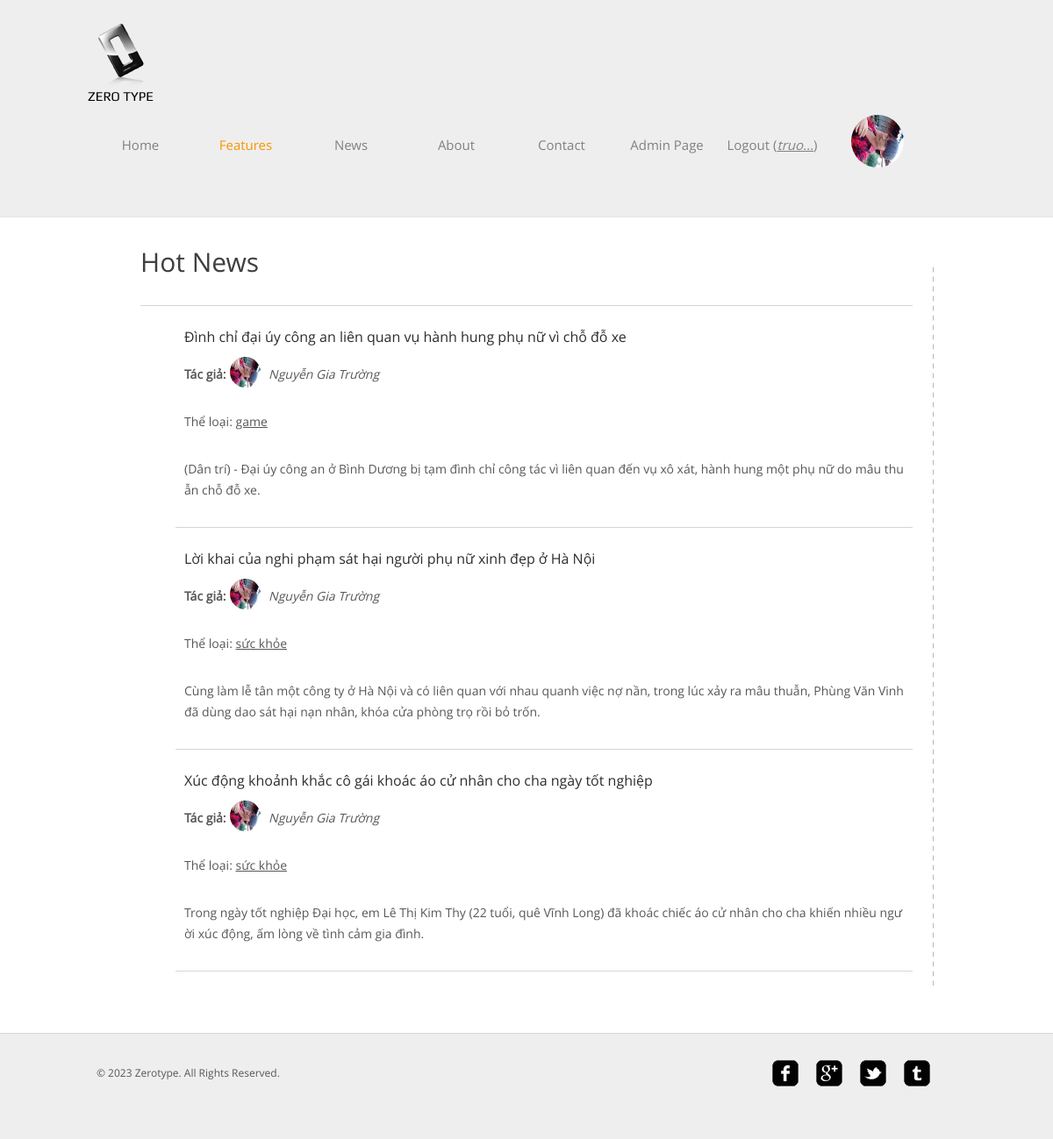
The page /features.php (signed in) on the database its author committed.
### tables this page shows
CREATE TABLE `user` (
  `id` int(11) NOT NULL,
  `email` varchar(100) NOT NULL,
  `username` varchar(100) NOT NULL,
  `password` varchar(100) NOT NULL,
  `avatar` varchar(255) NOT NULL,
  `fullname` varchar(255) NOT NULL,
  `gender` varchar(6) NOT NULL,
  `favorite` varchar(255) NOT NULL,
  `role` varchar(5) NOT NULL
);

CREATE TABLE `news` (
  `id` int(11) NOT NULL,
  `author` int(11) NOT NULL,
  `title` varchar(255) NOT NULL,
  `date` date NOT NULL,
  `short_content` text NOT NULL,
  `long_content` text NOT NULL,
  `status` int(11) NOT NULL,
  `category_id` int(11) NOT NULL
);

CREATE TABLE `category` (
  `id` int(11) NOT NULL,
  `name` varchar(255) NOT NULL
);

### controll.php (called while the page is built, shortened)
<?php
include('connect.php');
class AbstractQuery{
    public function convertShortContent($content){
        return strlen($content) < 4 ? $content : substr($content,0,4)."...";
    }
    public function getAvatarByUserId($id){
        global $conn;
        $sql="select avatar from user where id = $id";
        $run = mysqli_query($conn,$sql)->fetch_assoc();
        return $run;
    }
    public function loginGetValue($username,$password){
        global $conn;
        $sql="select * from user where username = '$username' and password = '$password'";
        $run = mysqli_query($conn,$sql);
        return $run;
    }
    public function loginWithCookie(){
        if(isset($_COOKIE['username']) && isset($_COOKIE['password'])) {
            $username= $_COOKIE['username'];
            $password= $_COOKIE['password'];
            $run = $this->loginGetValue($username,$password);
            return $run->num_rows > 0 ? $run : null;
        }
        return null;
    }
    public function getFullNameFromUserId($id){
        global $conn;
        $sql="select fullname from user where id=$id";
        $run = mysqli_query($conn,$sql);
        while($row = $run->fetch_assoc()) {
            return $row['fullname'];
        }
        return null;
    }
    public function getNewsByTop3(){
        global $conn;
        $sql="select * from news where status=1 order by date desc limit 0,3";
        $run = mysqli_query($conn,$sql);
        return $run;
    }
    public function getCategoryById($id){
        global $conn;
        $sql= "select * from category where id = $id";
        $run = mysqli_query($conn,$sql);
        return $run->fetch_assoc();
    }
}
?>

### features.php (the view, shortened to what this page needs)
<!DOCTYPE HTML>
<html>
<head>
	<link rel="stylesheet" href="css/style.css" type="text/css">
	<link rel="stylesheet" href="css/style2.css" type="text/css">
	<link rel="stylesheet" href="css/styleform.css" type="text/css">
</head>
<body>
	<div id="header">
		<div>
			<div class="logo">
				<a href="index.php">Zero Type</a>
			</div>
			<ul id="navigation">
				<li>
					<a href="index.php">Home</a>
				</li>
				<li class="active">
					<a href="features.php">Features</a>
				</li>
				<li>
					<a href="news.php">News</a>
				</li>
				<li >
					<a href="about.php">About</a>
				</li>
				<li>
					<a href="contact.php">Contact</a>
				</li>
				<?php
				include("filterwithcookie.php");
				?>
				<li>
				<div class="avatar">
                    <?php
                    global $query;
                    $run = $query->loginGetValue($_COOKIE['username'],$_COOKIE['password']);
                        if($run->num_rows > 0){
                            $row = $run->fetch_assoc();
                            echo "<a href='/zerotype/profile/updateProfile.php'><img src=".$row['avatar']." width='60' height='60' style='border-radius:50%;'></a>";
                        }
                    ?>
				</div>
				</li>
			</ul>
		</div>
	</div>
	<div id="contents">
		<div class="main">
			<h1>Hot News</h1>
			<ul class="posts">
			<?php
					$query = new AbstractQuery();
					$run = $query->getNewsByTop3();
					if($run){
						while($row = $run->fetch_assoc()) {
							echo "
							<li style='word-break: break-all;'>
								<h4 class='title'><a href='post.php?id=".$row['id']."'>".$row['title']."</a></h4>
								<p><b>Tác giả:</b><img width='35' height='35' style='border-radius:50%; margin:0 5px; margin-bottom:-10px;' src='".$query->getAvatarByUserId($row['author'])['avatar']."' > <i>".$query->getFullNameFromUserId($row['author'])."</i></p>
								<p>Thể loại: <a href='/zerotype/news.php?category_id=".$row['category_id']."'>"
								.$query->getCategoryById($row['category_id'])['name']
								."</a></p>
								<p>
									".$row['short_content']."
								</p>
							</li>
							";
						}
					}
				?>
			</ul>
		</div>
	</div>
	<div id="footer">
		<div class="clearfix">
			<div id="connect">
				<a href="http://freewebsitetemplates.com/go/facebook/" target="_blank" class="facebook"></a><a href="http://freewebsitetemplates.com/go/googleplus/" target="_blank" class="googleplus"></a><a href="http://freewebsitetemplates.com/go/twitter/" target="_blank" class="twitter"></a><a href="http://www.freewebsitetemplates.com/misc/contact/" target="_blank" class="tumbler"></a>
			</div>
			<p>
				© 2023 Zerotype. All Rights Reserved.
			</p>
		</div>
	</div>
</body>
</html>

### filterwithcookie.php
<?php
include("controll.php");
$query = new AbstractQuery();
$checkCookie = $query->loginWithCookie();
if($checkCookie != null){
    while($row = $checkCookie->fetch_assoc()) {
        if($row['role']=="ADMIN"){
            echo '<li>
            <a href="/zerotype/admin.php">Admin Page</a>
            </li>';
        }
        echo '<li>
        <a href="/zerotype/logoutcookie.php">Logout (<u><i>'.$query->convertShortContent($row['username']).'</i></u>)</a>
        </li>
        <style>
        #register,#login{
            display: none;
        }
        </style>';
        break;
    }
}
else
    header('Location: login.php');
?>

### css/style.css (style rules this page uses)
body { background-color: #fff; font-family: 'OpenSans'; margin: 0; }
img { border: 0; }
.clearfix:after, #contents:after { clear: both; content: ""; display: block; height: 1%; line-height: 0; visibility: hidden; }
#header { background-color: #eee; border-bottom: 1px solid #e6e6e6; padding: 27px 0; }
#header>div, #footer>div { width: 920px; margin: 0 auto; padding: 0 20px; }
#header .logo { float: left; margin-right: 20px; }
#header .logo a { background: url(../images/logo.png) no-repeat center top; color: #000; display: block; font: 15px/30px 'Play'; height: 20px; width: 76px; padding-top: 68px; text-decoration: none; text-transform: uppercase; }
#navigation { display: inline-block; list-style: none; line-height: 100px; margin: 0; padding: 0; }
#navigation li { float: left; width: 160px; text-align: center; }
#navigation li a { color: #818181; font-size: 15px; line-height: 30px; text-decoration: none; }
#navigation li.active a { color: #f99600; }
#contents { min-height: 510px; width: 880px; margin: 0 auto; padding: 54px 40px; }
h1 { color: #3e3e3e; font-size: 30px; font-weight: normal; line-height: 30px; margin: 0 0 30px; }
p { color: #585858; font-size: 16px; line-height: 24px; margin: 0 0 30px; }
p a { color: #585858; }
.main { float: left; background: url(../images/divider.png) repeat-y right top; min-height: 100px; width: 620px; padding-right: 24px; }
.main h1, .sidebar h1 { margin: 0 0 12px; position: relative; top: -18px; }
.posts { border-top: 1px solid #d5d5d5; }
.posts li { border-bottom: 1px solid #d5d5d5; padding: 24px 10px 0; }
.posts li p { font-size: 14px; }
.posts li .title { font-size: 16px; font-weight: normal; margin: 0 0 12px; }
.posts li .title a { color: #2c2c2c; font-size: 16px; text-decoration: none; }
#footer { background-color: #eee; border-top: 1px solid #d8d8d8; padding: 30px 0; }
#footer p { font-size: 12px; line-height: 30px; padding-left: 10px; }
#connect { float: right; display: inline-block; margin-right: 30px; }
#connect a { background: url(../images/icons.png) no-repeat; display: inline-block; height: 30px; width: 30px; margin: 0 10px; }
#connect a.googleplus { background-position: 0 -40px; }
#connect a.twitter { background-position: 0 -80px; }
#connect a.tumbler { background-position: 0 -120px; }

### css/style2.css (style rules this page uses)
#navigation li { float: left; width: 120px; text-align: center; }
#header>div, #footer>div { width: 1000px; margin: 0 auto; padding: 0 20px; }

### features.php (style rules this page uses)
#header>div, #footer>div { width: 1000px; }
.avatar { width: 100%; height: 100px; display: flex; justify-content: center; align-items: center; }
.main { width: 100%; }
ul,li { list-style: none; }

### rows shown on the page
user: role "Admin Page", username "truo...", avatar (picture)
news: title "Đình chỉ đại úy công an liên quan vụ hành hung phụ nữ vì chỗ đỗ xe", author.avatar (picture), author.fullname "Nguyễn Gia Trường", category.name "game", short_content "(Dân trí) - Đại úy công an ở Bình Dương bị tạm đình chỉ công tác vì liên quan đến vụ xô xát, hành hung một phụ nữ do mâu thuẫn chỗ đỗ xe."
news: title "Lời khai của nghi phạm sát hại người phụ nữ xinh đẹp ở Hà Nội", author.avatar (picture), author.fullname "Nguyễn Gia Trường", category.name "sức khỏe", short_content "Cùng làm lễ tân một công ty ở Hà Nội và có liên quan với nhau quanh việc nợ nần, trong lúc xảy ra mâu thuẫn, Phùng Văn Vinh đã dùng dao sát hại nạn nhân, khóa cửa phòng trọ rồi bỏ trốn."
news: title "Xúc động khoảnh khắc cô gái khoác áo cử nhân cho cha ngày tốt nghiệp", author.avatar (picture), author.fullname "Nguyễn Gia Trường", category.name "sức khỏe", short_content "Trong ngày tốt nghiệp Đại học, em Lê Thị Kim Thy (22 tuổi, quê Vĩnh Long) đã khoác chiếc áo cử nhân cho cha khiến nhiều người xúc động, ấm lòng về tình cảm gia đình."
